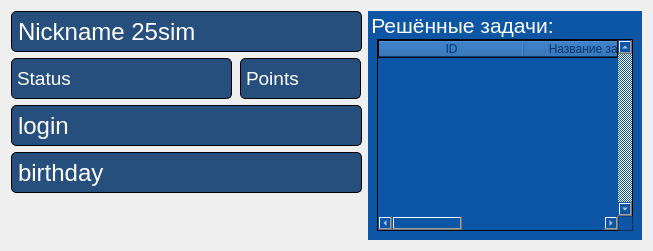
          <widget class="QWidget" name="ProfilePage">
           <attribute name="title">
            <string>Профиль</string>
           </attribute>
           <layout class="QGridLayout" name="gridLayout_4">
            <item row="1" column="1">
             <widget class="QLabel" name="Points">
              <property name="maximumSize">
               <size>
                <width>121</width>
                <height>41</height>
               </size>
              </property>
              <property name="font">
               <font>
                <pointsize>14</pointsize>
               </font>
              </property>
              <property name="toolTip">
               <string>Баллы</string>
              </property>
              <property name="styleSheet">
               <string notr="true">border: 1px solid black;
color: rgb(255, 255, 255);
border-radius: 5px;
background-color: rgb(39, 79, 125);</string>
              </property>
              <property name="frameShape">
               <enum>QFrame::Box</enum>
              </property>
              <property name="text">
               <string>Points</string>
              </property>
             </widget>
            </item>
            <item row="2" column="0" colspan="2">
             <widget class="QLabel" name="Email">
              <property name="maximumSize">
               <size>
                <width>351</width>
                <height>41</height>
               </size>
              </property>
              <property name="font">
               <font>
                <pointsize>18</pointsize>
               </font>
              </property>
              <property name="toolTip">
               <string>Логин</string>
              </property>
              <property name="styleSheet">
               <string notr="true">border: 1px solid black;
color: rgb(255, 255, 255);
border-radius: 5px;
background-color: rgb(39, 79, 125);</string>
              </property>
              <property name="frameShape">
               <enum>QFrame::Box</enum>
              </property>
              <property name="text">
               <string>login</string>
              </property>
              <property name="textFormat">
               <enum>Qt::PlainText</enum>
              </property>
             </widget>
            </item>
            <item row="0" column="0" colspan="2">
             <widget class="QLabel" name="Nickname">
              <property name="minimumSize">
               <size>
                <width>351</width>
                <height>41</height>
               </size>
              </property>
              <property name="maximumSize">
               <size>
                <width>351</width>
                <height>41</height>
               </size>
              </property>
              <property name="sizeIncrement">
               <size>
                <width>351</width>
                <height>41</height>
               </size>
              </property>
              <property name="baseSize">
               <size>
                <width>351</width>
                <height>41</height>
               </size>
              </property>
              <property name="font">
               <font>
                <pointsize>18</pointsize>
               </font>
              </property>
              <property name="toolTip">
               <string>Имя</string>
              </property>
              <property name="styleSheet">
               <string notr="true">border: 1px solid black;
color: rgb(255, 255, 255);
border-radius: 5px;
background-color: rgb(39, 79, 125);</string>
              </property>
              <property name="frameShape">
               <enum>QFrame::Box</enum>
              </property>
              <property name="text">
               <string>Nickname 25sim</string>
              </property>
              <property name="textFormat">
               <enum>Qt::PlainText</enum>
              </property>
             </widget>
            </item>
            <item row="1" column="0">
             <widget class="QLabel" name="Status">
              <property name="maximumSize">
               <size>
                <width>221</width>
                <height>41</height>
               </size>
              </property>
              <property name="sizeIncrement">
               <size>
                <width>221</width>
                <height>21</height>
               </size>
              </property>
              <property name="font">
               <font>
                <pointsize>14</pointsize>
               </font>
              </property>
              <property name="toolTip">
               <string>Статус</string>
              </property>
              <property name="styleSheet">
               <string notr="true">border: 1px solid black;
color: rgb(255, 255, 255);
border-radius: 5px;
background-color: rgb(39, 79, 125);</string>
              </property>
              <property name="frameShape">
               <enum>QFrame::Box</enum>
              </property>
              <property name="text">
               <string>Status</string>
              </property>
             </widget>
            </item>
            <item row="0" column="2" rowspan="5">
             <widget class="QGroupBox" name="groupBox_4">
              <property name="font">
               <font>
                <pointsize>16</pointsize>
               </font>
              </property>
              <property name="styleSheet">
               <string notr="true">border: 1px solid black;
color: rgb(255, 255, 255);
background-color: rgb(13, 86, 166);
border: off;
</string>
              </property>
              <property name="title">
               <string>Решённые задачи:</string>
              </property>
              <layout class="QGridLayout" name="gridLayout_3">
               <property name="topMargin">
                <number>28</number>
               </property>
               <item row="0" column="0">
                <widget class="QTableWidget" name="decidedTasks">
                 <property name="styleSheet">
                  <string notr="true">border-radius: 0px;
border: 1px solid black;
</string>
                 </property>
                 <property name="verticalScrollBarPolicy">
                  <enum>Qt::ScrollBarAlwaysOn</enum>
                 </property>
                 <property name="horizontalScrollBarPolicy">
                  <enum>Qt::ScrollBarAsNeeded</enum>
                 </property>
                 <property name="rowCount">
                  <number>0</number>
                 </property>
                 <attribute name="horizontalHeaderMinimumSectionSize">
                  <number>0</number>
                 </attribute>
                 <attribute name="horizontalHeaderDefaultSectionSize">
                  <number>145</number>
                 </attribute>
                 <attribute name="verticalHeaderMinimumSectionSize">
                  <number>0</number>
                 </attribute>
                 <attribute name="verticalHeaderDefaultSectionSize">
                  <number>0</number>
                 </attribute>
                 <column>
                  <property name="text">
                   <string>ID</string>
                  </property>
                  <property name="background">
                   <color>
                    <red>255</red>
                    <green>255</green>
                    <blue>255</blue>
                   </color>
                  </property>
                  <property name="foreground">
                   <brush brushstyle="SolidPattern">
                    <color alpha="255">
                     <red>4</red>
                     <green>53</green>
                     <blue>108</blue>
                    </color>
                   </brush>
                  </property>
                 </column>
                 <column>
                  <property name="text">
                   <string>Название задачи</string>
                  </property>
                  <property name="foreground">
                   <brush brushstyle="SolidPattern">
                    <color alpha="255">
                     <red>4</red>
                     <green>53</green>
                     <blue>108</blue>
                    </color>
                   </brush>
                  </property>
                 </column>
                 <column>
                  <property name="text">
                   <string>Получено баллов</string>
                  </property>
                  <property name="background">
                   <color>
                    <red>255</red>
                    <green>255</green>
                    <blue>255</blue>
                   </color>
                  </property>
                  <property name="foreground">
                   <brush brushstyle="SolidPattern">
                    <color alpha="255">
                     <red>4</red>
                     <green>53</green>
                     <blue>108</blue>
                    </color>
                   </brush>
                  </property>
                 </column>
                </widget>
               </item>
              </layout>
             </widget>
            </item>
            <item row="3" column="0" colspan="2">
             <widget class="QLabel" name="labelBD">
              <property name="maximumSize">
               <size>
                <width>351</width>
                <height>41</height>
               </size>
              </property>
              <property name="font">
               <font>
                <pointsize>18</pointsize>
               </font>
              </property>
              <property name="toolTip">
               <string>День рождения</string>
              </property>
              <property name="styleSheet">
               <string notr="true">border: 1px solid black;
color: rgb(255, 255, 255);
border-radius: 5px;
background-color: rgb(39, 79, 125);</string>
              </property>
              <property name="frameShape">
               <enum>QFrame::Box</enum>
              </property>
              <property name="text">
               <string>birthday</string>
              </property>
              <property name="textFormat">
               <enum>Qt::PlainText</enum>
              </property>
             </widget>
            </item>
           </layout>
          </widget>
